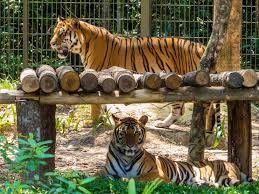
%> input picture zoo6.jpeg, 259 x 194 px
$ octave resize.m   (GNU Octave 9; MATLAB toolbox functions it lacks are replaced by stand-ins)
%> lines starting %> are read from the running program, lines starting %| are printed output that depends on the picture
i=imread('zoo6.jpeg');
%> i is the input picture: size 194x259x3 uint8; mean R, G, B 105.9, 100.2, 69.8
j=imresize(i,1.25);
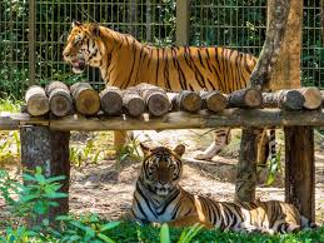
%> j: size 243x324x3 uint8; mean R, G, B 105.9, 100.2, 69.9
k=imresize(i,[150 150]);
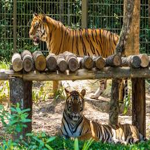
%> k: size 150x150x3 uint8; mean R, G, B 105.9, 100.2, 69.9
figure;imshow(i);title('original image');
figure,imshow(j);title('after resize');
figure,imshow(k);title('after resize');

$ run again, with zoo4.jpeg copied over zoo6.jpeg
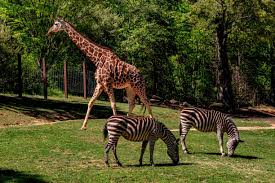
%> input picture zoo4.jpeg, 275 x 183 px
%> i is the input picture: size 183x275x3 uint8; mean R, G, B 73.4, 73.4, 37.1
%> `j=imresize(i,1.25);`:
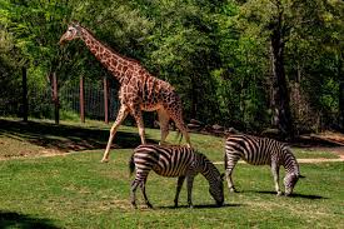
%> j: size 229x344x3 uint8; mean R, G, B 73.5, 73.4, 37.2
%> `k=imresize(i,[150 150]);`:
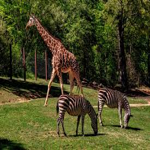
%> k: size 150x150x3 uint8; mean R, G, B 73.5, 73.4, 37.1

$ run again, with zoo5.jpeg copied over zoo6.jpeg
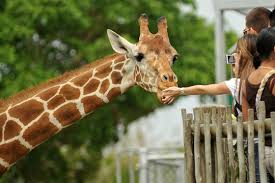
%> input picture zoo5.jpeg, 275 x 183 px
%> i is the input picture: size 183x275x3 uint8; mean R, G, B 113, 108.8, 70.6
%> `j=imresize(i,1.25);`:
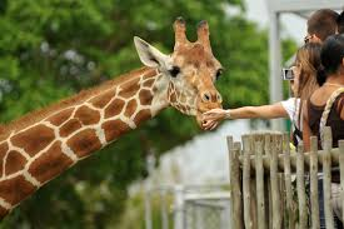
%> j: size 229x344x3 uint8; mean R, G, B 113, 108.8, 70.6
%> `k=imresize(i,[150 150]);`:
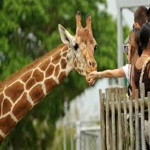
%> k: size 150x150x3 uint8; mean R, G, B 113, 108.8, 70.6

$ run again, with zoo7.jpeg copied over zoo6.jpeg
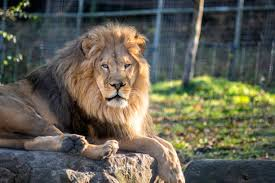
%> input picture zoo7.jpeg, 275 x 183 px
%> i is the input picture: size 183x275x3 uint8; mean R, G, B 97.5, 95.8, 82.7
%> `j=imresize(i,1.25);`:
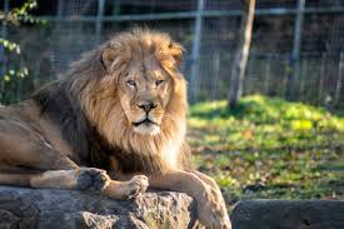
%> j: size 229x344x3 uint8; mean R, G, B 97.5, 95.8, 82.7
%> `k=imresize(i,[150 150]);`:
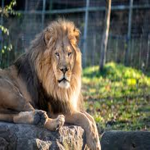
%> k: size 150x150x3 uint8; mean R, G, B 97.5, 95.8, 82.7
